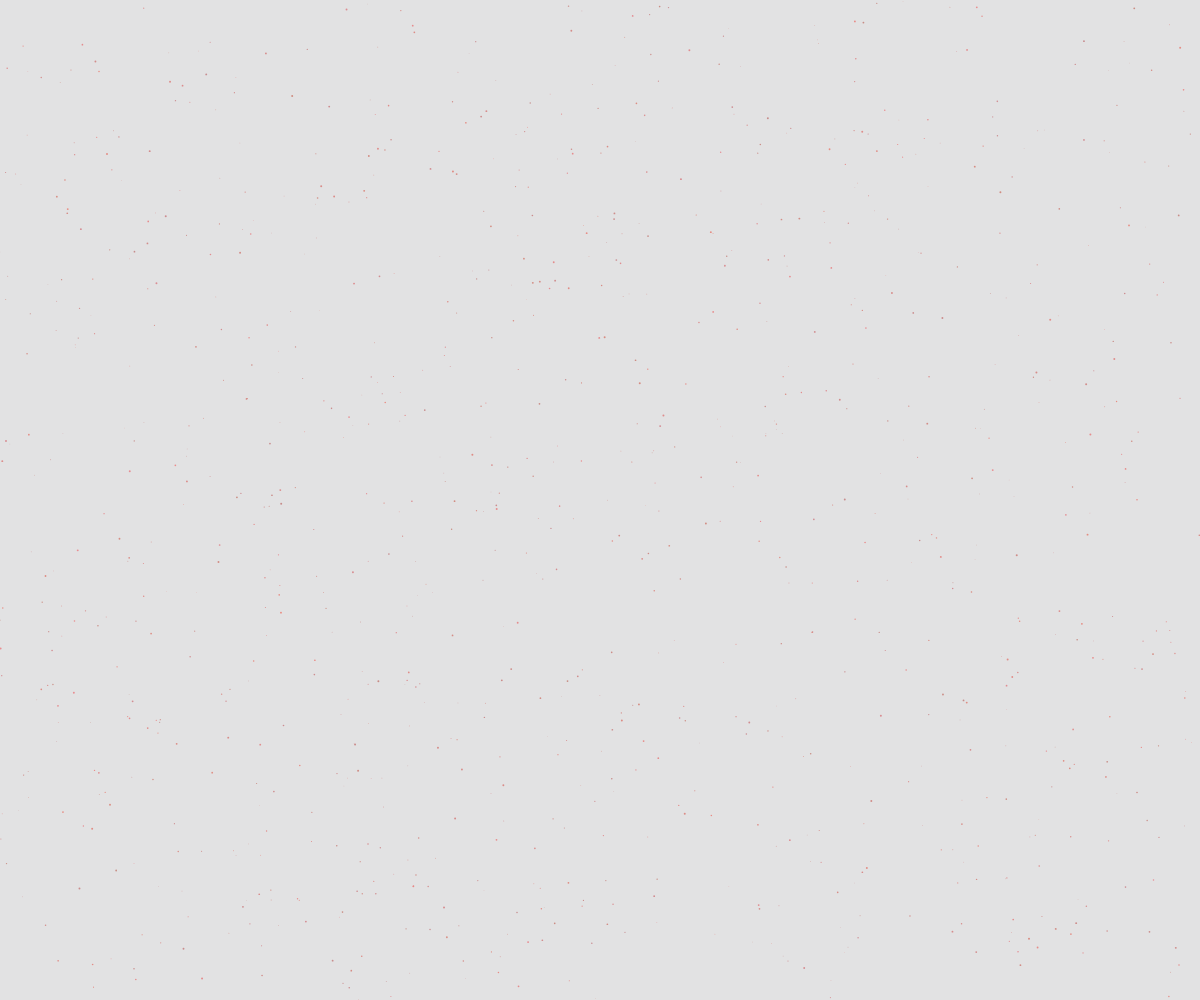
Frame 1 (no input)
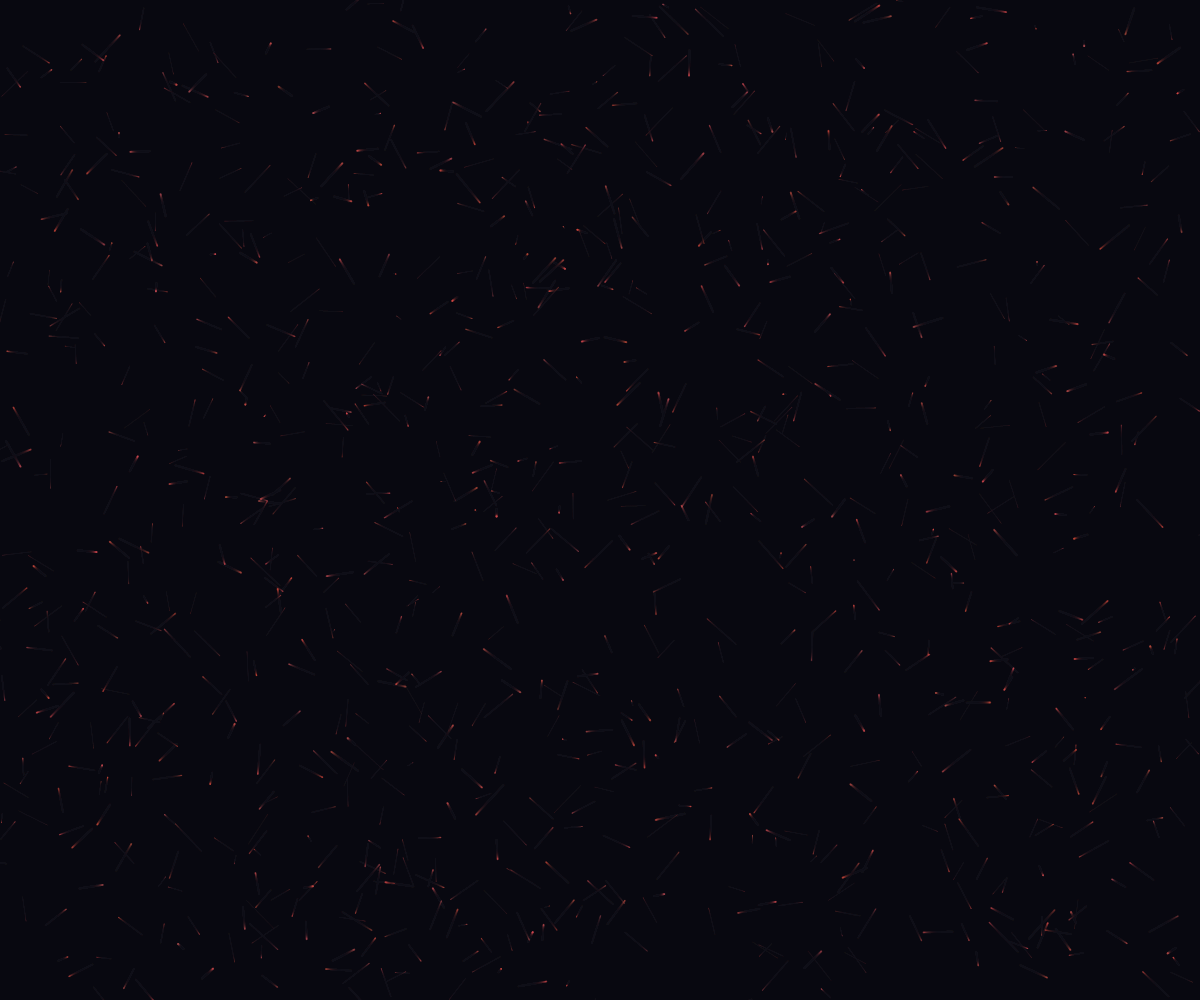
Frame 60 (no input)
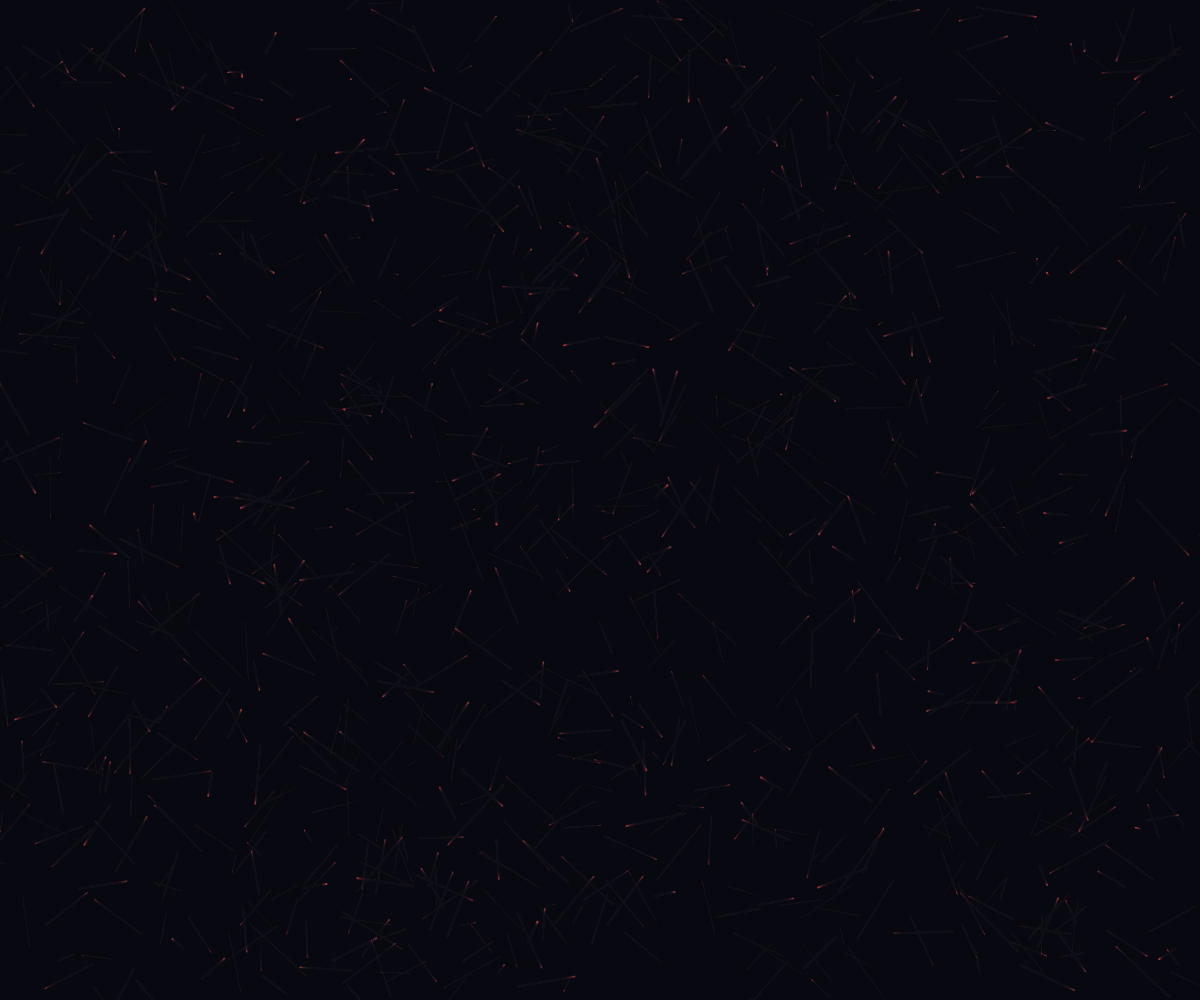
Frame 120 (the mouse pressed at the canvas centre since frame 60)

The p5.js sketch that drew these frames (run headless with seeded random() and noise() and a simulated clock; from frame 60 on, the mouse is pressed at the canvas centre):

// p5.js sketch
// ── sketch.js
let structures = [];
let particles = [];

class CrystalStructure {
  constructor(x, y) {
    this.x = x;
    this.y = y;
    this.growth = 0;
    this.maxGrowth = random(100, 300);
    this.angle = random(TWO_PI);
    this.speed = random(0.005, 0.02);
    this.segments = [];
    this.hue = random(180, 240);
    this.saturation = random(60, 90);
    this.brightness = random(70, 100);
  }
  
  update() {
    this.growth += this.speed;
    if (this.growth > this.maxGrowth) {
      this.growth = this.maxGrowth;
    }
    
    // Generate segments for crystal structure
    this.segments = [];
    const numSegments = floor(this.growth / 10);
    for (let i = 0; i < numSegments; i++) {
      const angle = this.angle + i * 0.5;
      const radius = i * 3;
      const x = this.x + cos(angle) * radius;
      const y = this.y + sin(angle) * radius;
      this.segments.push({x, y});
    }
  }
  
  display() {
    if (this.segments.length < 2) return;
    
    stroke(this.hue, this.saturation, this.brightness, 150);
    noFill();
    strokeWeight(1);
    
    beginShape();
    for (let i = 0; i < this.segments.length; i++) {
      const segment = this.segments[i];
      vertex(segment.x, segment.y);
    }
    endShape();
    
    // Draw interference patterns
    stroke(this.hue + 120, this.saturation, this.brightness, 80);
    strokeWeight(0.5);
    for (let i = 0; i < this.segments.length - 1; i += 2) {
      const start = this.segments[i];
      const end = this.segments[i + 1];
      line(start.x, start.y, end.x, end.y);
    }
  }
}

class Particle {
  constructor() {
    this.reset();
  }
  
  reset() {
    this.x = random(width);
    this.y = random(height);
    this.size = random(0.5, 2);
    this.speedX = random(-0.5, 0.5);
    this.speedY = random(-0.5, 0.5);
    this.hue = random(180, 240);
    this.brightness = random(60, 90);
    this.alpha = random(50, 150);
    this.lifespan = random(100, 300);
    this.age = 0;
  }
  
  update() {
    this.x += this.speedX;
    this.y += this.speedY;
    
    // Boundary check
    if (this.x < -this.size || this.x > width + this.size ||
        this.y < -this.size || this.y > height + this.size) {
      this.reset();
    }
    
    this.age++;
    this.alpha = map(this.age, 0, this.lifespan, 150, 0);
  }
  
  display() {
    noStroke();
    fill(this.hue, 80, this.brightness, this.alpha);
    ellipse(this.x, this.y, this.size);
  }
}

function setup() {
  createCanvas(windowWidth, windowHeight);
  frameRate(30);
  
  // Initialize crystal structures
  for (let i = 0; i < 5; i++) {
    structures.push(new CrystalStructure(random(width), random(height)));
  }
  
  // Initialize particles
  for (let i = 0; i < 1000; i++) {
    particles.push(new Particle());
  }
}

function draw() {
  background(10, 10, 20, 30); // Semi-transparent background for trail effect
  
  // Update and display structures
  for (let structure of structures) {
    structure.update();
    structure.display();
    
    // Occasionally spawn new structures
    if (random() < 0.001) {
      structures.push(new CrystalStructure(random(width), random(height)));
    }
    
    // Remove old structures
    if (structure.growth >= structure.maxGrowth) {
      const index = structures.indexOf(structure);
      if (index > -1) structures.splice(index, 1);
    }
  }
  
  // Update and display particles
  for (let particle of particles) {
    particle.update();
    particle.display();
  }
}

function windowResized() {
  resizeCanvas(windowWidth, windowHeight);
}
